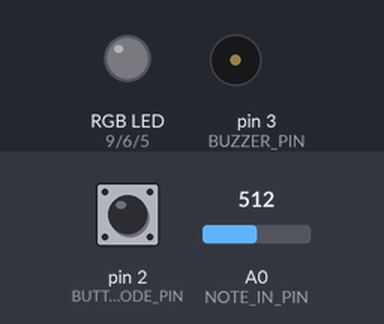
Bench run of a sketch on a simulated Arduino Uno, built with avr-gcc and run on an emulated ATmega328P. Parts: an RGB LED mixed from three pins (HIGH = lit), buzzer (waves = sounding). Inputs (shaded band) come from the test bench; at power-on: pin 2 (BUTTON_MODE_PIN) LOW, A0 (NOTE_IN_PIN) = 512. Random numbers use the default seed unless the sketch sets one.

Above: at 1.2 s.
1.3 s: pin 2 (BUTTON_MODE_PIN) pulled HIGH for 0.15 s
At 2.0 s:
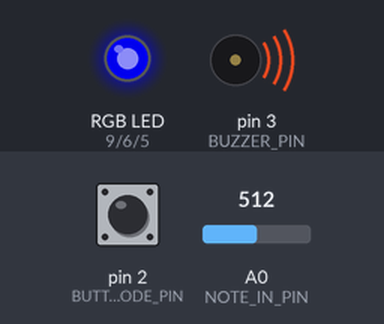
2.9 s: A0 (NOTE_IN_PIN) set to 0
At 3.2 s:
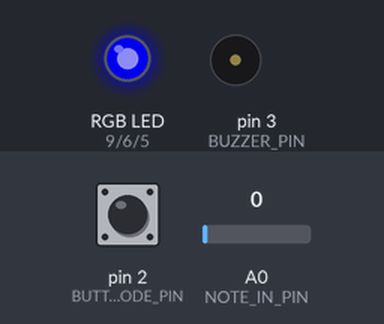
4.4 s: pin 2 (BUTTON_MODE_PIN) pulled HIGH for 1 s
At 5.6 s:
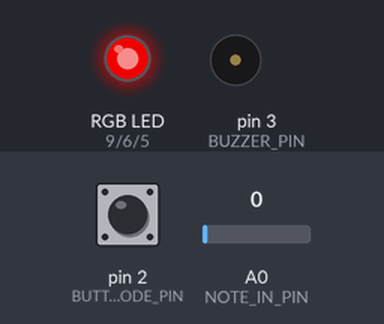
6.9 s: A0 (NOTE_IN_PIN) set to 26
At 7.0 s:
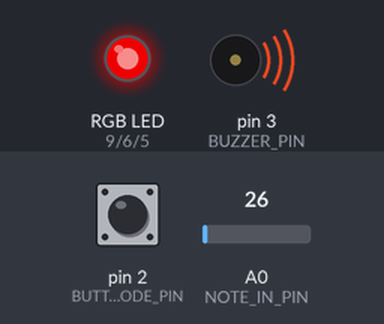
9.9 s: pin 2 (BUTTON_MODE_PIN) pulled HIGH for 0.15 s
At 12.4 s:
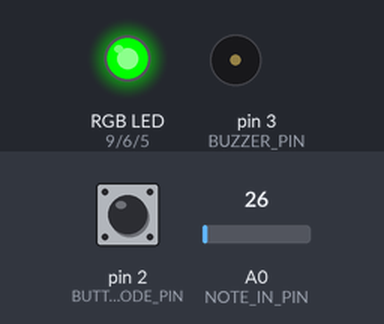
Timing chart, 0 to 14.0 s (numbered marks = the images above; inputs shaded):
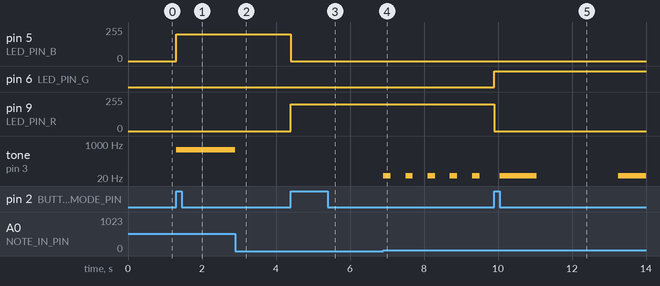

Measured:
- after the input at 1.3 s, pin 5 (LED_PIN_B): 0/255 → 200/255 at once; tone on pin 3 (BUZZER_PIN): silent → 512 Hz at once
- after the input at 2.9 s, tone on pin 3 (BUZZER_PIN): 512 Hz → silent at once
- after the input at 4.4 s, pin 5 (LED_PIN_B): 200/255 → 0/255 at once; pin 9 (LED_PIN_R): 0/255 → 200/255 at once
- after the input at 6.9 s, tone on pin 3 (BUZZER_PIN): alternates 26 Hz for 0.20 s and silent for 0.40 s, starting at once
- after the input at 9.9 s, pin 6 (LED_PIN_G): LOW → HIGH at once; pin 9 (LED_PIN_R): 200/255 → 0/255 at once

The sketch:

_Lardeux_Justine__etudeThree.ino
```cpp
/********************** ETUDE 3 CART 360 2019 *******************************
 * WELCOME!
 * THE PURPOSE OF THIS EXERCISE IS TO DESIGN A VERY SIMPLE KEYBOARD (5 KEYS)
 * WHICH ALLOWS YOU TO PLAY LIVE, RECORD, AND PLAYBACK SINGLE NOTES (NO CHORDS).
 * THERE WILL BE A BUTTON WHICH WHEN PRESSED WILL TAKE THE USER TO THE NEXT MODE:
 * THERE ARE 5 POSSIBLE MODES
 * 0 ==  reset    ==   led off == also resets
 * 1 ==  live     ==   led BLUE
 * 2 ==  record   ==   led RED
 * 3 ==  play     ==   led GREEN
 * 4 ==  loopMODE ==   led PURPLE
 *
 * ADDITIONALLY - WHEN THE USER CHANGES MODE,
 * THE RGB LED WILL CHANGE COLOR (ACCORDING TO THE SPECIFICATIONS)

 * PLEASE FOLLOW THE INSTRUCTIONS IN THE COMMENTS:
 * DO NOT ADD ANY MORE FUNCTION DEFINITIONS
 * ONLY IMPLEMENT THE FUNCTION DEFINITIONS SUPPLIED
 * THERE IS NO NEED TO ADD ANY NEW VARIABLES OR CONSTANTS
 * PROVIDE COMMENTS FOR ANY OF THE CODE IMPLEMENTED
 * GOOD LUCK!
 */
/**** CONSTANTS ********************************************************/

#define BUTTON_MODE_PIN 2 // Button to change the mode

// constants for RGB LED
#define LED_PIN_R 9 // R PIN
#define LED_PIN_G 6 // G PIN
#define LED_PIN_B 5 // B PIN

// constant for note in (button-resistor ladder on breadboard)
# define NOTE_IN_PIN A0

//constant for max number of notes in array
#define MAX_NOTES 16

// a constant for duration
const int duration = 200;

// constant for pin to output for buzzer
#define BUZZER_PIN 3 // PWM

/******** VARIABLES *****************************************************/
// counter for how many notes we have
int countNotes = 0;
// array to hold the notes played (for record/play mode)
int notes [MAX_NOTES];
int mode =0; // start at off
int prevButtonState = LOW; // start at off

/*************************************************************************/

// ANALYSIS OF THE KEYBOARD
// The keyboard is a button-resistor ladder. The set of resistors are connected in serie so there
// is a voltage drop accross each resistors. This then attributes a different voltage to each button and inputted in the
// analog input. The voltage is then used as a frequency to be ring/outputted by the buzzer.


/**********************SETUP() DO NOT CHANGE*******************************/
// Declare pin mode for the single digital input
void setup()
{
  pinMode(BUTTON_MODE_PIN, INPUT);
}

/**********************LOOP() DO NOT CHANGE *******************************
 * INSTRUCTIONS:
 * There is NO NEED to change the loop - it establishes the flow of the program
 * We call here 3 functions repeatedly:
 * 1: chooseMode(): this function will determine the mode that your program is in
 * based on if the button (linked to the BUTTON_MODE_PIN) was pressed
 * 2: setRGB(): will set the color of the RGB LED based on the value of the mode variable
 * 3: selectMode(): will determine which function to call based on the value of the mode variable

**************************************************************************/
void loop()
{
  chooseMode();
  setRGB();
  selectMode();
}
/******************CHOOSEMODE(): IMPLEMENT *********************************
 * INSTRUCTIONS:
 * Read the value from the Button (linked to the BUTTON_MODE_PIN) and
 * if is being pressed then change the mode variable.
 * REMEMBER:
 * mode == 0 is reset
 * mode == 1 is live
 * mode == 2 is record
 * mode == 3 is play
 * mode == 4 is loopMode
 * Every time the user presses the button, the program will go to the next mode,
 * once it reaches 4, it should go back to mode == 0.
 * (i.e. if mode ==2 and we press, then mode ==3) ...
**************************************************************************/
void chooseMode(){
  // Get the state of the button (HIGH (pressed) or LOW (not pressed))
  int buttonState = digitalRead(BUTTON_MODE_PIN);

  // If the state of the button changes
  if (buttonState != prevButtonState) {
    // If the button just pushed
    if (buttonState == HIGH) {
      // If the mode is not 4
      if (mode < 4) {
        // next mode
        mode++;
      }
      // if mode is 4
      else {
        // put back the mode to 0
        mode = 0;
      }
    }
  }
  // Put the current button state as the previous state for iteration
  prevButtonState = buttonState;

}

/******************SETRGB(): IMPLEMENT *********************************
 * INSTRUCTIONS:
 * Depending on the value of the mode variable:
 * if the mode is 0 - RGB LED IS OFF
 * if the mode is 1 - RGB LED IS BLUE
 * if mode is 2 - RGB LED IS RED
 * if mode is 3 - RGB LED IS GREEN
 * if mode is 4 - RGB LED iS PURPLE
 * YOU MUST USE A SWITCH CASE CONSTRUCT (NOT A SERIES OF IF / ELSE STATEMENTS
**************************************************************************/
void setRGB()
{
  // depending on the mode
  switch (mode) {
    // if the mode is 0
    case 0:
      // put the red, green and blue light off
      analogWrite(LED_PIN_R,0);
      analogWrite(LED_PIN_G,0);
      analogWrite(LED_PIN_B,0);
      // quit the switch statement
      break;
    // if the mode is 1
    case 1:
      // turn on the blue light
      analogWrite(LED_PIN_B,200);
      // quit the switch statement
      break;
      // if the mode is 2
     case 2:
      // turn off the blue light
      // and turn on the red light
      analogWrite(LED_PIN_B,0);
      analogWrite(LED_PIN_R,200);
      // quit the switch statement
      break;
     // if the mode is 3
     case 3:
      // turn off the red light
      // and turn on the green light
      analogWrite(LED_PIN_R,0);
      analogWrite(LED_PIN_G,255);
      // quit the switch statement
      break;
     // if the mode is 4
     case 4:
      // turn off a green light
      // and turn on the red light
      // and turn on the blue light
      analogWrite(LED_PIN_G,0);
      analogWrite(LED_PIN_R,100);
      analogWrite(LED_PIN_B,125);
      // quit the switch statement
      break;
      // if none of the case correspond
      default:
        break;
  }
}
/**********************SELECTMODE() DO NOT CHANGE *******************************
 * INSTRUCTIONS:
 * There is NO NEED to change this function - it selects WHICH function should run based on the mode variable
 * There are 4 possibilities
 * 1: reset(): this function will reset any arrays etc, and will do nothing else
 * 2: live(): this function will play the corresponding notes
 * to the user pressing the respective buttons.
 * NOTE:: the notes played are NOT stored
 * 3: record(): this function will play the corresponding notes
 * to the user pressing the respective buttons
 * AND will STORE up to 16 consecutive notes in an array.
 * 4: play(): this function will playback any notes stored in the array that were recorded
 * in the previous mode
 * 5: loopMode(): this function will playback any notes stored in the array that were recorded,
 * BUT unlike the previous mode, you can choose in which sequence the notes are played.
 * REQUIRED: only play notes from the array (no live stuff)

******************************************************************************/
void selectMode()
{
  if(mode ==0) {
    reset();
  }
  else if(mode ==1) {
    live();
  }
  else if(mode ==2) {
    record();
  }

  else if(mode ==3) {
    play();
  }

   else if(mode ==4) {
    loopMode();
  }
}
/******************RESET(): IMPLEMENT **************************************
 * INSTRUCTIONS:
 * this function should ensure that any notes recorded are no longer available
**************************************************************************/
void reset()
{
  // for each note
  for (int i = MAX_NOTES-1; i >= 0; i--){
    // remove the note and change it to 0
    notes[i] = 0;
  }
  // reset the counter
  countNotes = 0;

}
/******************LIVE(): IMPLEMENT **************************************
 * INSTRUCTIONS:
 * this function will play the corresponding notes
 * to the user pressing the respective buttons
 * NOTE:: the notes played are NOT stored
 * SO: you need read in the input from the analog input (linked to the button-resistor ladder combo)
 * THEN - output the note to the buzzer using the tone() function
**************************************************************************/
void live()
{
    // ring the buzzer with the frequency of the button-resistor ladder combo
    tone(BUZZER_PIN, analogRead(NOTE_IN_PIN), duration);
}
/******************RECORD(): IMPLEMENT **********************************
 * INSTRUCTIONS:
 * this function will play the corresponding notes
 * to the user pressing the respective buttons
 * AND will STORE up to 16 consecutive notes in an array.
 * SO:you need read in the input from the analog input (linked to the button-resistor ladder combo)
 * AND - output the note to the buzzer using the tone() function
 * THEN store that note in the array  - BE CAREFUL - you can only allow for up to MAX_NOTES to be stored
**************************************************************************/
void record()
{
  // Get the state of the button (HIGH (pressed) or LOW (not pressed))
  int button = analogRead(NOTE_IN_PIN);
  // if the counter is smaller than the maximum notes allowed
  if (countNotes < MAX_NOTES) {
    // ring the buzzer with the frequency of the button-resistor ladder combo
    tone(BUZZER_PIN, button, duration);
    // if the frequency is bigger than 0
    if (button > 0) {
      delay(600);
      // plug the frequency in the array
      notes[countNotes] = button;
      // add one to the counter
      countNotes++;
    }
  }
}
/******************PLAY(): IMPLEMENT ************************************
 * INSTRUCTIONS:
 * this function will playback any notes stored in the array that were recorded
 * in the previous mode
 * SO: you need to go through the array of values (be careful - the user may not have put in MAX_NOTES)
 * READ each value IN ORDER
 * AND output each note to the buzzer using the tone() function
 * ALSO: as long as we are in this mode, the notes are played over and over again
 * BE CAREFUL: make sure you allow for the user to get to another mode from the mode button...
**************************************************************************/
void play()
{
  // for each note in order
  for (int i = 0; i < MAX_NOTES; i++){
    // if the mode button is not pushed
    if (digitalRead(BUTTON_MODE_PIN) != HIGH) {
      // ring the buzzer with the frequency stocked in the array
      tone(BUZZER_PIN, notes[i], duration);
      delay(200);
    }
    // if the mode button is pushed
    else {
      // exit the loop
      return;
    }
  }
}
/******************LOOPMODE(): IMPLEMENT *********************************
 * INSTRUCTIONS:
 * this function will playback any notes stored in the array that were recorded
 * in the previous mode
 * SO: you need to go through the array of values (be careful - the user may not have put in MAX_NOTES)
 * READ values IN ANY ORDERING (You MUST use the array - but you can determine your own sequence)
 * AND output each note to the buzzer using the tone() function
 * ALSO: as long as we are in this mode, the notes are played over and over again
 * BE CAREFUL: make sure you allow for the user to get to another mode from the mode button...
**************************************************************************/
void loopMode()
{
  // for each note in reverse order
  for (int i = MAX_NOTES-1; i >= 0; i--){
    // if the mode button is not pushed
    if (digitalRead(BUTTON_MODE_PIN) != HIGH) {
      // ring the buzzer with the frequency stocked in the array
      tone(BUZZER_PIN, notes[i], duration);
      // generate a random delay between each note
      delay(random(200, 300));
    }
    // if the mode button is pushed
    else {
      // exit the loop
      return;
    }
  }
}

/**************************************************************************/
```
